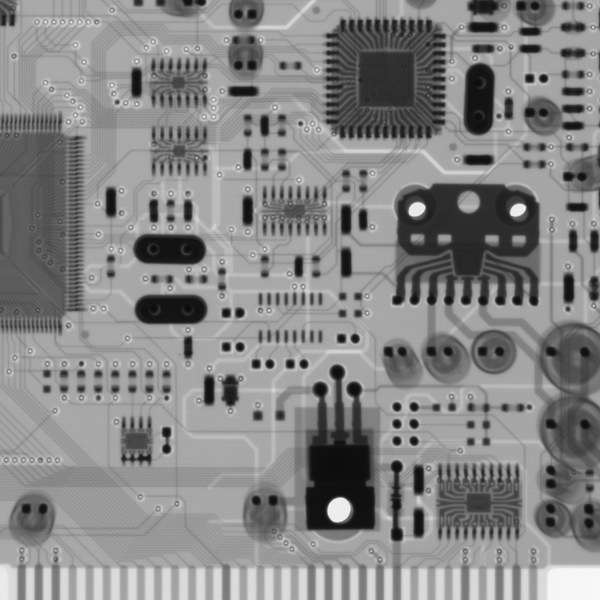
#> input picture statics/images/Fig0703.png, 600 x 600 px
$ python 7-7_bit-plane.py
#> lines starting #> are read from the running program, lines starting #| are printed output that depends on the picture
import numpy as np
import cv2 as cv
import matplotlib.pyplot as plt

def bit_plane():
    gray = cv.imread("../../statics/images/Fig0703.png", flags=0)
#> gray is the input picture: shape (600, 600); min 11, max 249, mean 133.8
    height, width = gray.shape[:2]
#> height = 600; width = 600

    bitLayer = np.zeros((8, height, width), np.uint8)
    for i in range(8):
        bitLayer[i] = cv.bitwise_and(gray, int(np.power(2, i)))

    plt.figure(figsize=(9, 8))
    plt.subplot(331), plt.axis("off"), plt.title("1. original")
    plt.imshow(gray, cmap="gray", vmin=0, vmax=255)
    for i in range(8):
        plt.subplot(3, 3, 9 - i), plt.axis("off"), plt.title("{}".format(9 - i - 1))

        plt.imshow(bitLayer[i], cmap="gray", vmin=0, vmax=255)
    plt.tight_layout()
    plt.show()
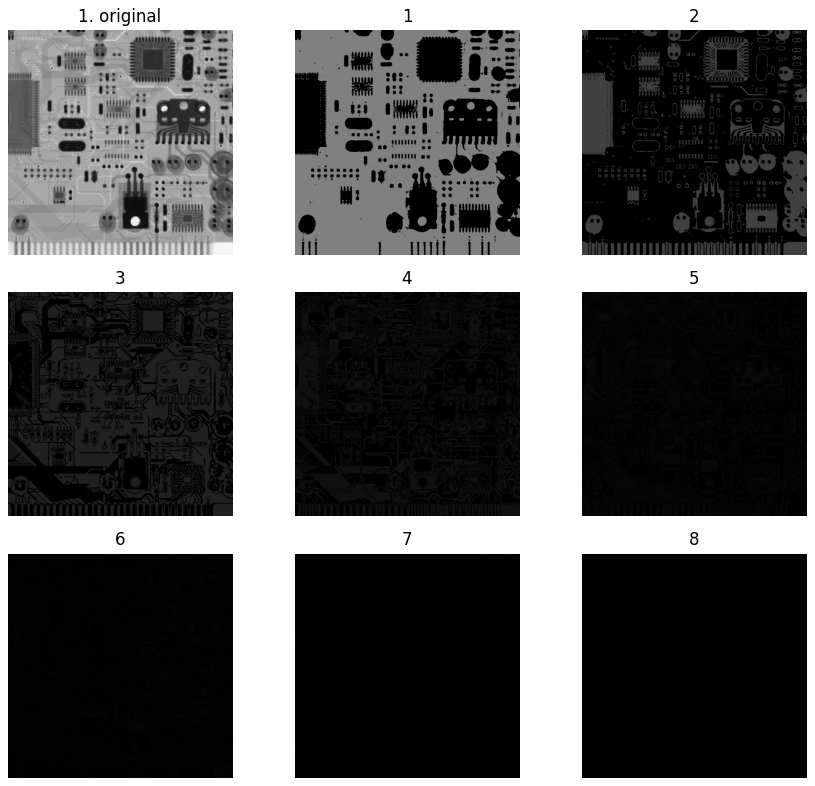
#> figure drawn by matplotlib, 9 panels

if __name__ == '__main__':
    bit_plane()

$ run again, with statics/images/Fig0301.png copied over statics/images/Fig0703.png
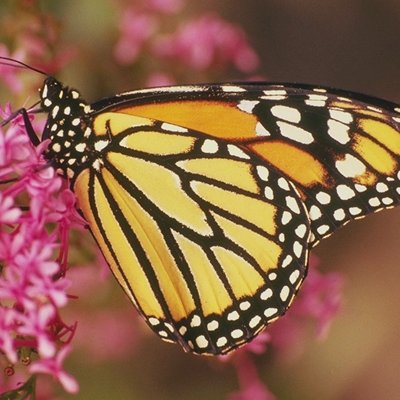
#> input picture statics/images/Fig0301.png, 400 x 400 px
#> in bit_plane, `gray = cv.imread("../../statics/images/Fig0703.png", flags=0)`:
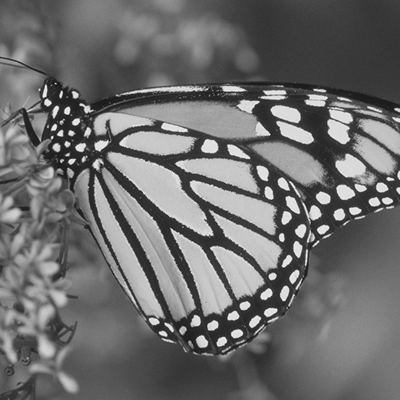
#> gray: shape (400, 400); min 17, max 244, mean 108.4
